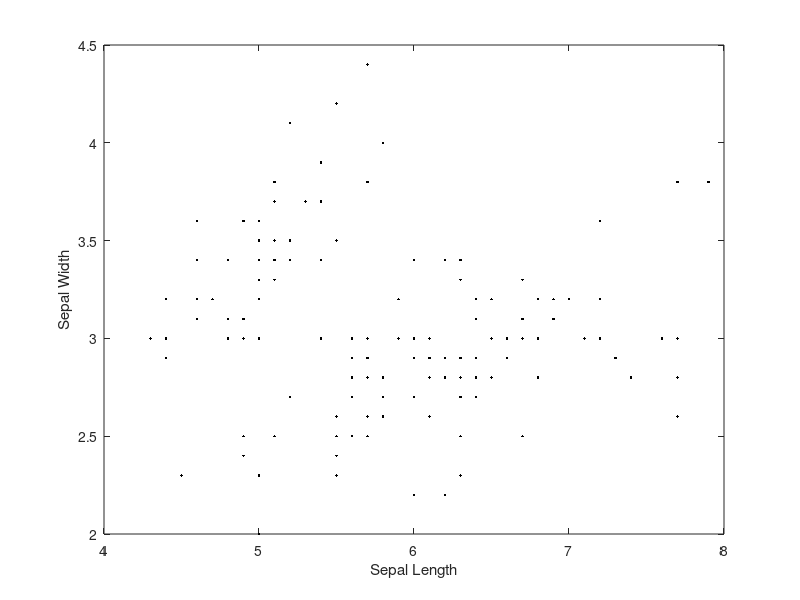
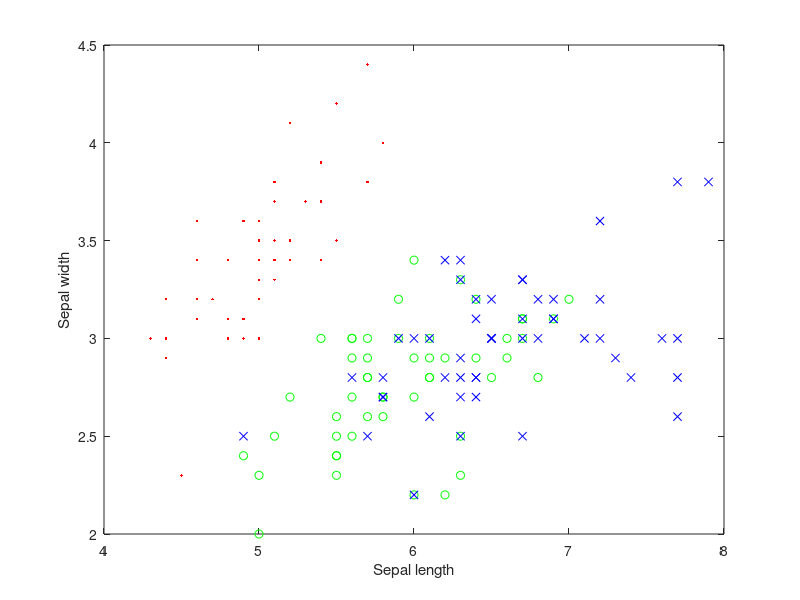
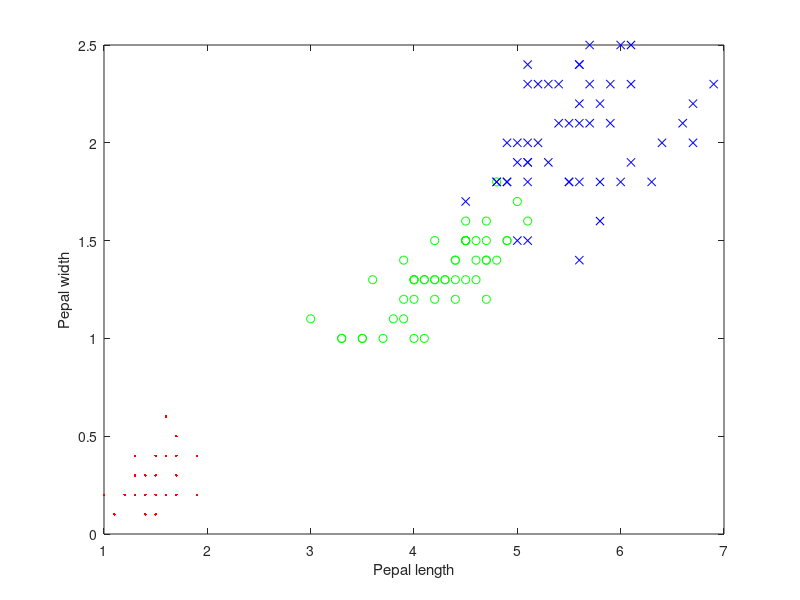

Write MATLAB code to recreate these figures, in order.
% clear: 작업공간의 변수를 모두 지워라 / close all: 그림이 떠 있다면 다
% 지워라/ clc: 명령창에 있는 것들을 다 지워라
clear; close all; clc;

% 붓꽃 데이터 불러오기
% meas 1열: sepal length
% meas 2열: sepal width
% meas 3열: petal length
% meas 4열: petal width

load fisheriris;

%% 특징 그려보기(sepal length, width)
figure;
plot(meas(:, 1), meas(:, 2), 'k.');
xlabel('Sepal Length');
ylabel('Sepal Width');

%% 각 종을 숫자로 표현 1: setosa, 2: versicolor, 3: virginia
spcs2num=[];
for k=1:1:length(species)
    if strcmp(species(k), 'setosa')==1
        spcs2num(k, 1)=1;
    elseif strcmp(species(k), 'versicolor')==1
            spcs2num(k, 1)=2;
    elseif strcmp(species(k), 'virginica')==1
        spcs2num(k, 1)=3;
    end
end

%% 종별로 다른 색으로 그려보기
idx1 = find(spcs2num == 1); % setosa만 찾기
idx2 = find(spcs2num == 2); % versicolor만 찾기
idx3 = find(spcs2num == 3); % virginica만 찾기

figure;
plot(meas(idx1, 1), meas(idx1, 2), 'r.'); hold on; % setosa는 빨간색 점으로
plot(meas(idx2, 1), meas(idx2, 2), 'go'); hold on; % versicolor는 녹색 동그라미로
plot(meas(idx3, 1), meas(idx3, 2), 'bx'); hold on; % virginica는 파란색 x로
xlabel('Sepal length');
ylabel('Sepal width');

figure;
plot(meas(idx1, 3), meas(idx1, 4), 'r.'); hold on; % setosa는 빨간색 점으로
plot(meas(idx2, 3), meas(idx2, 4), 'go'); hold on; % versicolor는 녹색 동그라미로
plot(meas(idx3, 3), meas(idx3, 4), 'bx'); hold on; % virginica는 파란색 x로
xlabel('Pepal length');
ylabel('Pepal width');

%% 학습데이터와 평가데이터 나누기
% 두개의 그룹만 먼저 나눠봅시다 versicolor vs virginica
% 오늘은 편의상 아래와 같이 나눔
% 1~50: setosa, 51~100: versicolor, 101~150: virginica
% 학습데이터 | 71~100: versicolor, 121~150: verginica 총 60개
% 평가데이터 | 51~70: versicolor, 101~120: virginica 총 40개
tr_id = [71:1:100 121:1:150]
Training_data=meas(tr_id, :);
Training_label = spcs2num(tr_id, :);

ts_id = [51:1:70 101:1:120];
Test_data = meas(ts_id, :);
Test_label = spcs2num(ts_id, :);
